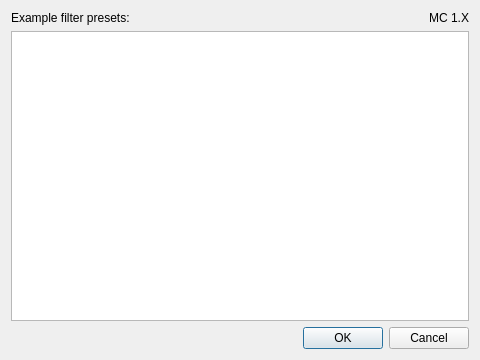
<?xml version="1.0" encoding="UTF-8"?>
<ui version="4.0">
 <class>ExamplesDialog</class>
 <widget class="QDialog" name="ExamplesDialog">
  <property name="geometry">
   <rect>
    <x>0</x>
    <y>0</y>
    <width>480</width>
    <height>360</height>
   </rect>
  </property>
  <property name="windowTitle">
   <string>Example Filters</string>
  </property>
  <property name="windowIcon">
   <iconset resource="../rc/icons.qrc">
    <normaloff>:/icons/map.png</normaloff>:/icons/map.png</iconset>
  </property>
  <layout class="QGridLayout" name="gridLayout_3">
   <item row="0" column="0">
    <widget class="QLabel" name="label">
     <property name="text">
      <string>Example filter presets:</string>
     </property>
    </widget>
   </item>
   <item row="0" column="1">
    <widget class="QLabel" name="labelMC">
     <property name="text">
      <string>MC 1.X</string>
     </property>
     <property name="alignment">
      <set>Qt::AlignRight|Qt::AlignTrailing|Qt::AlignVCenter</set>
     </property>
    </widget>
   </item>
   <item row="1" column="0" colspan="2">
    <layout class="QGridLayout" name="gridLayout"/>
   </item>
   <item row="2" column="0" colspan="2">
    <widget class="QTextEdit" name="textDesc"/>
   </item>
   <item row="3" column="0" colspan="2">
    <widget class="QDialogButtonBox" name="buttonBox">
     <property name="orientation">
      <enum>Qt::Horizontal</enum>
     </property>
     <property name="standardButtons">
      <set>QDialogButtonBox::Cancel|QDialogButtonBox::Ok</set>
     </property>
    </widget>
   </item>
  </layout>
 </widget>
 <resources>
  <include location="../rc/icons.qrc"/>
 </resources>
 <connections>
  <connection>
   <sender>buttonBox</sender>
   <signal>accepted()</signal>
   <receiver>ExamplesDialog</receiver>
   <slot>accept()</slot>
   <hints>
    <hint type="sourcelabel">
     <x>248</x>
     <y>254</y>
    </hint>
    <hint type="destinationlabel">
     <x>157</x>
     <y>274</y>
    </hint>
   </hints>
  </connection>
  <connection>
   <sender>buttonBox</sender>
   <signal>rejected()</signal>
   <receiver>ExamplesDialog</receiver>
   <slot>reject()</slot>
   <hints>
    <hint type="sourcelabel">
     <x>316</x>
     <y>260</y>
    </hint>
    <hint type="destinationlabel">
     <x>286</x>
     <y>274</y>
    </hint>
   </hints>
  </connection>
 </connections>
</ui>
